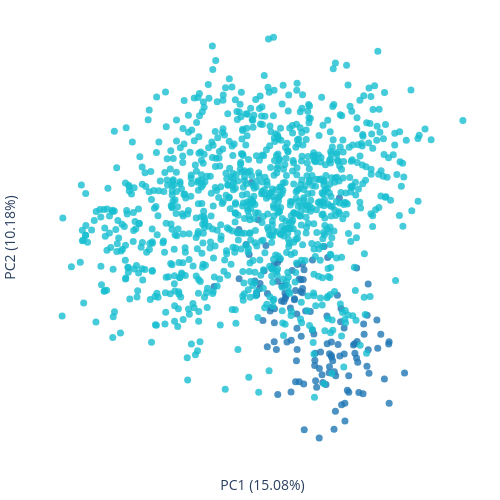

The code cell stored with this chart in its notebook:
### Code cell
import plotly.graph_objects as go 

# Visualize pca 
OR_name = list(pca_df.index)

# Extract OR class from index
OR_family = [re.match(r'Or(\d+)', _OR).group(1) if re.match(r'Or(\d+)', _OR) else 'None' for _OR in pca_df.index]

# Define Class I and Class II based on OR number ranges
Class_I_df = pca_df.loc[[_OR for _OR, cls in zip(pca_df.index, OR_family) if cls in map(str, range(51, 57))]]
Class_II_df = pca_df.loc[[_OR for _OR, cls in zip(pca_df.index, OR_family) if cls in map(str, range(1, 15))]]


# Define colors for each class
colormap = cf.distinct_colors(['Class_I', 'Class_II'])

# Plot
fig = go.Figure()

fig.add_trace(go.Scatter(
    x=Class_I_df.iloc[:, 0],  # First dimension
    y=Class_I_df.iloc[:, 1],  # Second dimension
    text=Class_I_df.index,    # Labels
    mode='markers',
    name='Class_I',
    marker=dict(
        color=colormap['Class_I'],
        size = 8, opacity=0.6
    )
))

fig.add_trace(go.Scatter(
    x=Class_II_df.iloc[:, 0],
    y=Class_II_df.iloc[:, 1],
    text=Class_II_df.index,
    mode='markers',
    name='Class_II',
    marker=dict(
        color=colormap['Class_II'],
        size = 8, opacity=0.6
    )
))


fig.update_traces( marker=dict(size=7, opacity = 0.8))
fig.update_layout(xaxis_title = f'PC1 ({variance_ratio[0]*100:.2f}%)',
                  yaxis_title = f'PC2 ({variance_ratio[1]*100:.2f}%)',
                  xaxis=dict(showticklabels=False), yaxis=dict(showticklabels=False),
                  margin=dict(r=10, l=10, b=10, t=10),
                  height = 500, width = 500, showlegend=False, 
                  plot_bgcolor='white',  # set the plot background color to white
                  paper_bgcolor='white',  # set the paper background color to white
)
fig.show()
# fig.write_html('../../output/ESM/PCA/Cbc_esm/PCA_Cbc_esm_class.html')

### Figure 1 — Plotly figure (JSON) as saved in the notebook; plotly's stock layout.template omitted (floating-point values rounded to 4 significant figures; data arrays with more than 128 entries replaced by an {"elided": "..."} marker saying what was removed)
{"data": [{"marker": {"color": "#1f77b4", "opacity": 0.8, "size": 7}, "mode": "markers", "name": "Class_I", "text": {"elided": "130 str values"}, "type": "scatter", "x": {"elided": "130 float values"}, "y": {"elided": "130 float values"}}, {"marker": {"color": "#17becf", "opacity": 0.8, "size": 7}, "mode": "markers", "name": "Class_II", "text": {"elided": "985 str values"}, "type": "scatter", "x": {"elided": "985 float values"}, "y": {"elided": "985 float values"}}], "layout": {"height": 500, "margin": {"b": 10, "l": 10, "r": 10, "t": 10}, "paper_bgcolor": "white", "plot_bgcolor": "white", "showlegend": false, "width": 500, "xaxis": {"showticklabels": false, "title": {"text": "PC1 (15.08%)"}}, "yaxis": {"showticklabels": false, "title": {"text": "PC2 (10.18%)"}}}}
